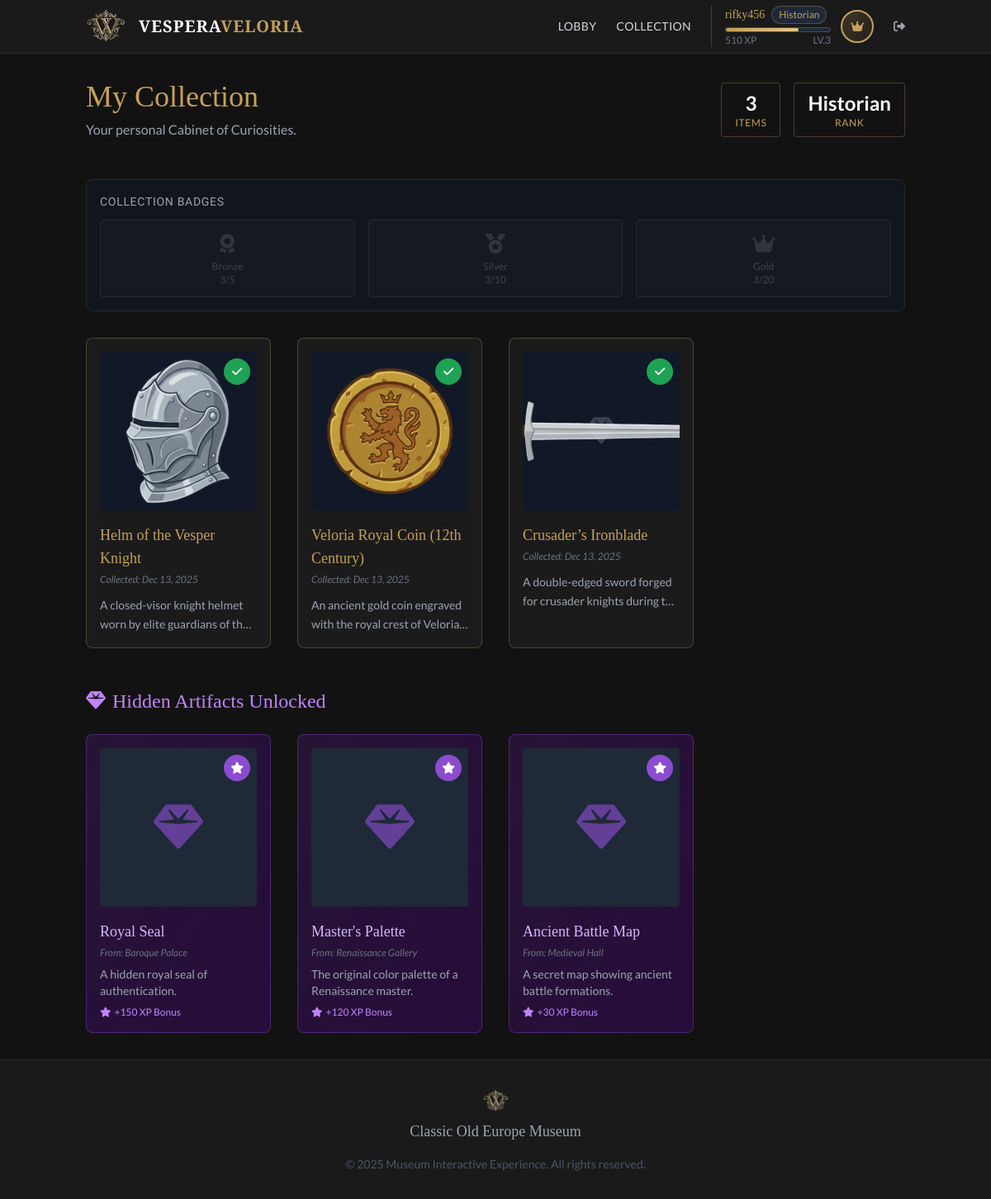
The app's page /public/lobby/my_collection.php (signed in) with its own data.
### tables this page shows
CREATE TABLE `user_collections` (
  `id` int(11) NOT NULL,
  `user_id` int(11) DEFAULT NULL,
  `artifact_id` int(11) DEFAULT NULL,
  `collected_at` timestamp NOT NULL DEFAULT current_timestamp()
);

CREATE TABLE `artifacts` (
  `id` int(11) NOT NULL,
  `room_id` int(11) DEFAULT NULL,
  `name` varchar(100) NOT NULL,
  `description` text DEFAULT NULL,
  `image_url` varchar(255) DEFAULT NULL,
  `xp_reward` int(11) DEFAULT 50,
  `position_top` varchar(10) DEFAULT NULL,
  `position_left` varchar(10) DEFAULT NULL
);

CREATE TABLE `user_hidden_artifacts` (
  `id` int(11) NOT NULL,
  `user_id` int(11) NOT NULL,
  `room_id` int(11) NOT NULL,
  `unlocked_at` timestamp NOT NULL DEFAULT current_timestamp()
);

CREATE TABLE `rooms` (
  `id` int(11) NOT NULL,
  `name` varchar(100) NOT NULL,
  `description` text DEFAULT NULL,
  `min_level` int(11) DEFAULT 1,
  `image_url` varchar(255) DEFAULT NULL,
  `hidden_artifact_name` varchar(100) DEFAULT NULL,
  `hidden_artifact_desc` text DEFAULT NULL,
  `hidden_artifact_image` varchar(255) DEFAULT NULL,
  `hidden_artifact_xp` int(11) DEFAULT 100,
  `professor_dialogs` text DEFAULT NULL,
  `chest_position_top` varchar(10) DEFAULT '70%',
  `chest_position_left` varchar(10) DEFAULT '85%'
);

### app/Models/Artifact.php (called while the page is built, shortened)
<?php
class Artifact {
    public static function getUserCollection($conn, $userId) {
        $sql = "SELECT a.*, uc.collected_at
                FROM user_collections uc
                JOIN artifacts a ON uc.artifact_id = a.id
                WHERE uc.user_id = ?
                ORDER BY uc.collected_at DESC";
        $stmt = $conn->prepare($sql);
        $stmt->bind_param("i", $userId);
        $stmt->execute();
        $result = $stmt->get_result();
        $collection = [];
        while ($row = $result->fetch_assoc()) {
            $collection[] = $row;
        }
        return $collection;
    }
    public static function getUserHiddenArtifacts($conn, $userId) {
        $sql = "SELECT uha.*, r.hidden_artifact_name, r.hidden_artifact_desc,
                r.hidden_artifact_image, r.hidden_artifact_xp, r.name as room_name
                FROM user_hidden_artifacts uha
                JOIN rooms r ON uha.room_id = r.id
                WHERE uha.user_id = ?
                ORDER BY uha.unlocked_at DESC";
        $stmt = $conn->prepare($sql);
        $stmt->bind_param("i", $userId);
        $stmt->execute();
        $result = $stmt->get_result();
        $hidden = [];
        while ($row = $result->fetch_assoc()) {
            $hidden[] = $row;
        }
        return $hidden;
    }
}

### public/lobby/my_collection.php (the view, shortened to what this page needs)
<?php
require_once '../../app/Config/database.php';
require_once '../../app/Models/Artifact.php';
$user_id = $_SESSION['user_id'];
$my_collection = Artifact::getUserCollection($conn, $user_id);
$collection_count = count($my_collection);
$hidden_artifacts = Artifact::getUserHiddenArtifacts($conn, $user_id);
include '../header.php';
include '../navbar.php';
?>
<div class="flex-grow container mx-auto px-4 py-8 page-fade-in">
    <div class="flex flex-col md:flex-row justify-between items-start md:items-center mb-12">
        <div>
            <h1 class="text-4xl text-gold font-serif mb-2">My Collection</h1>
            <p class="text-gray-400">Your personal Cabinet of Curiosities.</p>
        </div>
        <div class="mt-4 md:mt-0 flex flex-wrap gap-4">
            <div class="text-center px-4 py-2 border border-gold/30 rounded bg-darker-bg">
                <div class="text-2xl text-white font-bold"><?php echo $collection_count; ?></div>
                <div class="text-xs text-gold uppercase tracking-wider">Items</div>
            </div>
            <div class="text-center px-4 py-2 border border-gold/30 rounded bg-darker-bg">
                <div class="text-2xl text-white font-bold"><?php echo $rank_name; ?></div>
                <div class="text-xs text-gold uppercase tracking-wider">Rank</div>
            </div>
        </div>
    </div>
    <div class="mb-8 p-4 bg-gray-900/50 rounded-lg border border-gray-800">
        <h3 class="text-sm text-gray-400 uppercase tracking-wider mb-3">Collection Badges</h3>
        <div class="grid grid-cols-3 gap-4">
            <div class="text-center p-3 rounded <?php echo $collection_count >= 5 ? 'bg-gradient-to-br from-amber-900/50 to-amber-700/20 border border-amber-600/50' : 'bg-gray-800/50 border border-gray-700 opacity-50'; ?>">
                <i class="fas fa-award text-2xl <?php echo $collection_count >= 5 ? 'text-amber-500' : 'text-gray-600'; ?> mb-1"></i>
                <div class="text-xs <?php echo $collection_count >= 5 ? 'text-amber-400' : 'text-gray-500'; ?>">Bronze</div>
                <div class="text-xs text-gray-500"><?php echo $collection_count; ?>/5</div>
            </div>
            <div class="text-center p-3 rounded <?php echo $collection_count >= 10 ? 'bg-gradient-to-br from-gray-600/50 to-gray-400/20 border border-gray-400/50' : 'bg-gray-800/50 border border-gray-700 opacity-50'; ?>">
                <i class="fas fa-medal text-2xl <?php echo $collection_count >= 10 ? 'text-gray-300' : 'text-gray-600'; ?> mb-1"></i>
                <div class="text-xs <?php echo $collection_count >= 10 ? 'text-gray-300' : 'text-gray-500'; ?>">Silver</div>
                <div class="text-xs text-gray-500"><?php echo $collection_count; ?>/10</div>
            </div>
            <div class="text-center p-3 rounded <?php echo $collection_count >= 20 ? 'bg-gradient-to-br from-yellow-600/50 to-yellow-400/20 border border-yellow-500/50' : 'bg-gray-800/50 border border-gray-700 opacity-50'; ?>">
                <i class="fas fa-crown text-2xl <?php echo $collection_count >= 20 ? 'text-yellow-400' : 'text-gray-600'; ?> mb-1"></i>
                <div class="text-xs <?php echo $collection_count >= 20 ? 'text-yellow-400' : 'text-gray-500'; ?>">Gold</div>
                <div class="text-xs text-gray-500"><?php echo $collection_count; ?>/20</div>
            </div>
        </div>
    </div>
    <?php if (empty($my_collection)): ?>
        <div class="text-center py-20 bg-gray-900/50 rounded-lg border border-dashed border-gray-700">
            <i class="fas fa-box-open text-6xl text-gray-700 mb-4"></i>
            <h3 class="text-xl text-gray-400 mb-2">Collection Empty</h3>
            <p class="text-gray-600 mb-6">You haven't found any artifacts yet. Start exploring!</p>
            <a href="index.php" class="btn-museum">Go to Lobby</a>
        </div>
    <?php else: ?>
        <div class="grid grid-cols-1 sm:grid-cols-2 lg:grid-cols-4 gap-8">
            <?php foreach ($my_collection as $item): ?>
                <div class="museum-card p-4 rounded-lg group cursor-pointer artifact-item"
                     data-id="<?php echo $item['id']; ?>"
                     data-name="<?php echo htmlspecialchars($item['name']); ?>"
                     data-desc="<?php echo htmlspecialchars($item['description']); ?>"
                     data-collected="true">
                    <div class="relative h-48 mb-4 overflow-hidden rounded bg-gray-800">
                        <div class="absolute inset-0 flex items-center justify-center bg-gray-900">
                        </div>
                        <img src="<?php echo $item['image_url']; ?>" alt="<?php echo $item['name']; ?>"
                             class="absolute inset-0 w-full h-full object-cover transform group-hover:scale-110 transition duration-500 opacity-90 group-hover:opacity-100">
                        <div class="absolute top-2 right-2 w-8 h-8 rounded-full bg-green-500/80 flex items-center justify-center">
                            <i class="fas fa-check text-white text-sm"></i>
                        </div>
                    </div>
                    <h3 class="text-lg text-gold font-serif mb-1"><?php echo $item['name']; ?></h3>
                    <p class="text-gray-500 text-xs mb-3 italic">Collected: <?php echo date('M j, Y', strtotime($item['collected_at'])); ?></p>
                    <p class="text-gray-400 text-sm line-clamp-2 leading-relaxed">
                        <?php echo $item['description']; ?>
                    </p>
                </div>
            <?php endforeach; ?>
        </div>
    <?php endif; ?>
    <?php if (!empty($hidden_artifacts)): ?>
    <div class="mt-12">
        <h2 class="text-2xl text-purple-400 font-serif mb-6"><i class="fas fa-gem mr-2"></i>Hidden Artifacts Unlocked</h2>
        <div class="grid grid-cols-1 sm:grid-cols-2 lg:grid-cols-4 gap-8">
            <?php foreach ($hidden_artifacts as $hidden): ?>
                <div class="p-4 rounded-lg bg-gradient-to-br from-purple-900/30 to-purple-950/50 border border-purple-500/30 group">
                    <div class="relative h-48 mb-4 overflow-hidden rounded bg-gray-800 flex items-center justify-center">
                        <?php if ($hidden['hidden_artifact_image']): ?>
                            <img src="<?php echo htmlspecialchars($hidden['hidden_artifact_image']); ?>" alt="Hidden Artifact" class="w-full h-full object-cover">
                        <?php else: ?>
                            <i class="fas fa-gem text-6xl text-purple-500/50"></i>
                        <?php endif; ?>
                        <div class="absolute top-2 right-2 w-8 h-8 rounded-full bg-purple-500/80 flex items-center justify-center">
                            <i class="fas fa-star text-white text-sm"></i>
                        </div>
                    </div>
                    <h3 class="text-lg text-purple-300 font-serif mb-1"><?php echo htmlspecialchars($hidden['hidden_artifact_name']); ?></h3>
                    <p class="text-gray-500 text-xs mb-2 italic">From: <?php echo htmlspecialchars($hidden['room_name']); ?></p>
                    <p class="text-gray-400 text-sm line-clamp-2"><?php echo htmlspecialchars($hidden['hidden_artifact_desc']); ?></p>
                    <p class="text-purple-400 text-xs mt-2"><i class="fas fa-star mr-1"></i>+<?php echo $hidden['hidden_artifact_xp']; ?> XP Bonus</p>
                </div>
            <?php endforeach; ?>
        </div>
    </div>
    <?php endif; ?>
</div>
<?php
include '../footer.php';
?>

### public/assets/css/style.css (style rules this page uses)
:root { --color-gold: #c5a059; --color-gold-hover: #e6c885; --color-dark-bg: #1a1a1a; --color-darker-bg: #121212; --color-text: #e0e0e0; --color-parchment: #f0e6d2; }
body { font-family: "Lato", sans-serif; background-color: var(--color-darker-bg); color: var(--color-text); }
h1, h2, h3, h4, h5, h6, .font-serif { font-family: "Abhaya Libre", serif; }
.text-gold { color: var(--color-gold); }
.museum-card { background: rgba(30, 30, 30, 0.8); border: 1px solid rgba(197, 160, 89, 0.3); transition: all 0.3s ease; }
.artifact-item { animation: float-subtle 3s ease-in-out infinite; }
.artifact-item:nth-child(2n) { animation-delay: 0.5s; }
.artifact-item:nth-child(3n) { animation-delay: 1s; }
.page-fade-in { animation: page-enter 0.5s ease-out; }
.line-clamp-2 { display: -webkit-box; -webkit-line-clamp: 2; -webkit-box-orient: vertical; overflow: hidden; }

### public/header.php (style rules this page uses)
body { background-color: #121212; }

### records on screen
user_collections: artifact.image_url (picture), artifact.name "Helm of the Vesper Knight", collected_at "Dec 13, 2025", artifact.description "A closed-visor knight helmet worn by elite guardians of…"
user_collections: artifact.image_url (picture), artifact.name "Veloria Royal Coin (12th Century)", collected_at "Dec 13, 2025", artifact.description "An ancient gold coin engraved with the royal crest of…"
user_collections: artifact.image_url (picture), artifact.name "Crusader’s Ironblade", collected_at "Dec 13, 2025", artifact.description "A double-edged sword forged for crusader knights during…"
user_hidden_artifacts: room.hidden_artifact_name "Royal Seal", room.name "Baroque Palace", room.hidden_artifact_desc "A hidden royal seal of authentication.", room.hidden_artifact_xp "150"
user_hidden_artifacts: room.hidden_artifact_name "Master's Palette", room.name "Renaissance Gallery", room.hidden_artifact_desc "The original color palette of a Renaissance master.", room.hidden_artifact_xp "120"
user_hidden_artifacts: room.hidden_artifact_name "Ancient Battle Map", room.name "Medieval Hall", room.hidden_artifact_desc "A secret map showing ancient battle formations.", room.hidden_artifact_xp "30"

### other values on screen
$username "rifky456"
$rank_name "Historian"
$current_xp "510"
$level "3"
$collection_count "3"
